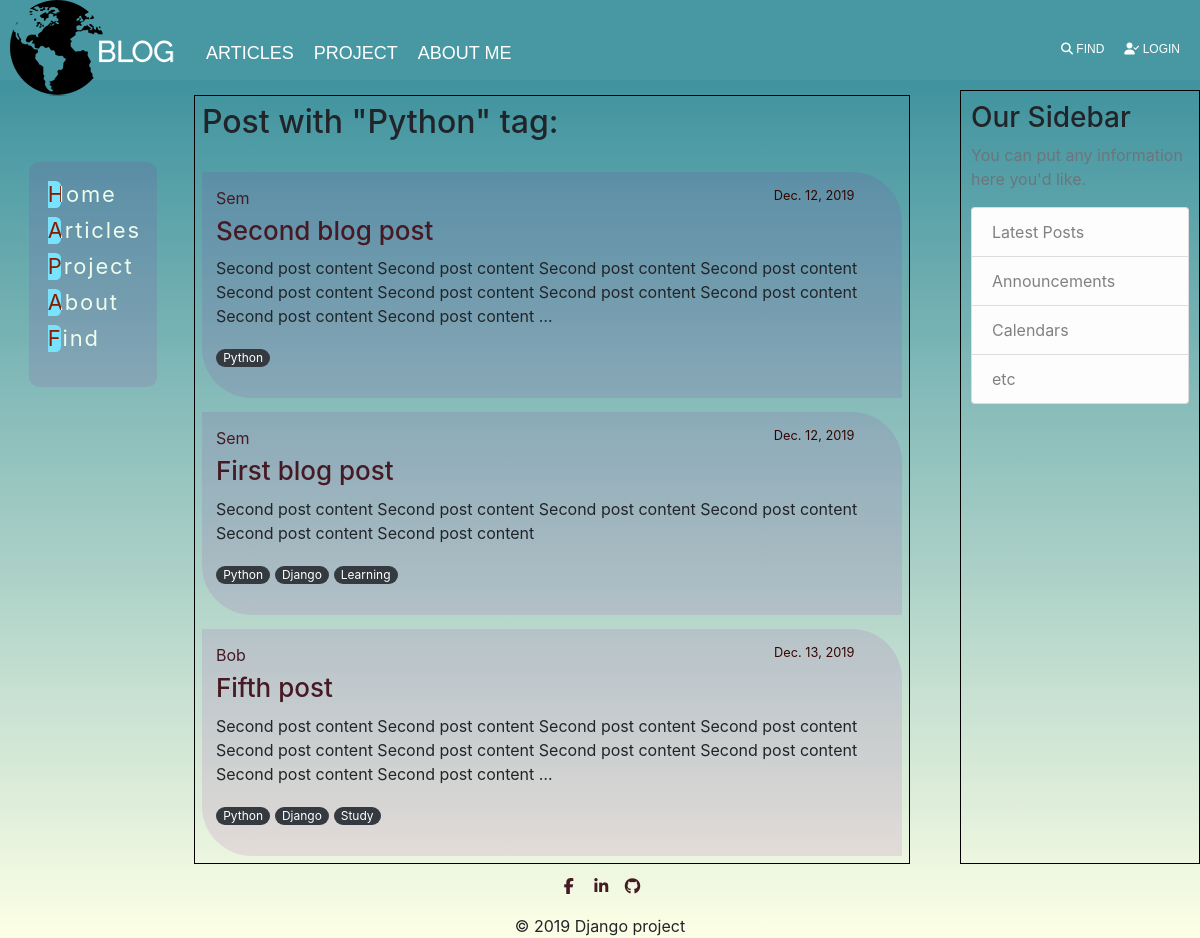
Screenshot of /blog/tag/python/ with the database file from the repository.
### my_blog/models.py (models this page shows, shortened)
class Tag(models.Model):
    tag = models.CharField(max_length=50, unique=True)
    slug = models.SlugField(max_length=50, unique=True)
    def __str__(self):
        return self.tag

class Post(models.Model):
    title = models.CharField(max_length=150, db_index=True)
    slug = models.SlugField(max_length=150, blank=True, unique=True)
    body = models.TextField(blank=True, db_index=True)
    date_posted = models.DateField(default=timezone.now)
    author = models.ForeignKey(User, on_delete=models.CASCADE)
    tags = models.ManyToManyField('Tag', blank=True, related_name='posts')
    def get_absolute_url(self):
        return reverse('post_detail', kwargs={'slug': self.slug})

### my_blog/views.py (the view)
# urls.py: path('tag/<str:slug>/', TagDetail.as_view(), name='tag_detail')
class TagDetail(ObjectDetailMixin, View):
    model = Tag
    template = 'my_blog/tag_detail.html'

### my_blog/utilities.py (called while the page is built)
    def get(self, request, slug):
        objects = get_object_or_404(self.model, slug__iexact=slug)
        return render(request, self.template, context={self.model.__name__.lower(): objects})

### my_blog/templates/my_blog/tag_detail.html (shortened to what this page needs)
{% extends 'my_blog/blog_base.html' %}
{% block content %}
    <div style="padding: 1%;"><h2 class="mb-3"> Post with "{{ tag.tag }}" tag:</h2></div>
    {% for post in tag.posts.all %}
        {%  include 'my_blog/includes/post_cards_template.html' %}
    {% endfor %}
{% endblock %}

### my_blog/templates/my_blog/blog_base.html
{% extends 'django_blog/base.html' %}
{% block right %}
    <div class="content-section">
        <h3>Our Sidebar</h3>
        <p class='text-muted'>You can put any information here you'd like.</p>
        <ul class="list-group">
            <li class="list-group-item list-group-item-light">Latest Posts</li>
            <li class="list-group-item list-group-item-light">Announcements</li>
            <li class="list-group-item list-group-item-light">Calendars</li>
            <li class="list-group-item list-group-item-light">etc</li>
        </ul>
    </div>
{% endblock %}
{% block left %}
    <div class="nuvcover">
        <nav>
            <ul>
                <li><span>Home</span></li>
                <li><span>Articles</span></li>
                <li><span>Project</span></li>
                <li><span>About me</span></li>
                <li><span>Find</span></li>
            </ul>
        </nav>
    </div>
{% endblock %}

### templates/django_blog/base.html (shortened to what this page needs)
{% load static %}
<!DOCTYPE html>
<html lang="en">
<head>
    <link rel="stylesheet" href="https://stackpath.bootstrapcdn.com/bootstrap/4.4.1/css/bootstrap.min.css">
    <link rel="stylesheet" href="{% static 'styles.css' %}" />
</head>
<body>
<header class="pageHeader">
    <div class="Navbar">
        <div style="margin-right: 15px">
            <a href="{% url 'index_page' %}">
               <img src="{% static 'images/Logo_blog.png' %}" alt="BLOG" >
            </a>
        </div>
        <nav class="Navbar__Items">
            <div class="Navbar__Link">
                <a class="Navbar__Link" href="{% url 'blog_home' %}">Articles</a>
            </div>
            <div class="Navbar__Link">
                <a class="Navbar__Link" href="">Project</a>
            </div>
            <div class="Navbar__Link">
                <a class="Navbar__Link" href="/about">About me</a>
            </div>
        </nav>
        <nav class="Navbar__Items Navbar__Items--right">
            <div class="Navbar__Link">
                <a class="Navbar__Link" href="">
                    <i class="fas fa-search"></i>
                    find
                </a>
            </div>
            {% if  user.is_authenticated %}
                <div class="Navbar__Link">
                <a class="Navbar__Link" href="{% url 'logout' %}">
                    <i class="fas fa-user-secret"></i>
                    logout <a href="{% url 'profile' %}" style="color: #70180d; font-weight: bold; text-transform: capitalize">{{ user.username }}</a>
                </a>
                </div>
                <div class="Navbar__Link">
                <a class="Navbar__Link" href="{% url 'post_create' %}">
                    <i class="fas fa-plus"></i>
                    New post
                </a>
                </div>
            {% else %}
                <div class="Navbar__Link">
                <a class="Navbar__Link" href="{% url 'login' %}">
                    <i class="fas fa-user-check"></i>
                    login
                </a>
                </div>
            {% endif %}
        </nav>
    </div>
</header>
<main class="mainArticle container">
    <div class="main_content">
        {% block content %}{% endblock %}
    </div>
</main>
<aside class="mainBorder">
    {% block left %}{% endblock %}
</aside>
<div class="siteAds">
    {% block right %}{% endblock %}
</div>
<footer class="pageFooter special-color-dark" >
  <div class="container">
    <ul class="list-unstyled text-center">
      <li class="list-inline-item">
        <a class="btn-floating btn-fb mx-1" href="https://www.facebook.com/ksvsem">
          <i class="fab fa-facebook-f"> </i>
        </a>
      </li>
      <li class="list-inline-item">
        <a class="btn-floating btn-li mx-1" href="">
          <i class="fab fa-linkedin-in"> </i>
        </a>
      </li>
      <li class="list-inline-item">
        <a class="btn-floating btn-github" href="">
          <i class="fab fa-github"> </i>
        </a>
      </li>
    </ul>
  </div>
  <div class="footer-copyright text-center">
      © 2019 Django project
  </div>
</footer>
</body>
</html>

### my_blog/templates/my_blog/includes/post_cards_template.html
<div class="media-body">
    <div class="media-article">
        <div class="article-metadata">
            <a class="mr-2" href="#">{{ post.author }}</a>
            <small class="text-muted">{{ post.date_posted }}</small>
        </div>
        <h2><a class="article-title" href="{{ post.get_absolute_url }}">{{ post.title }}</a></h2>
        <p class="article-content">{{ post.body|truncatewords:30 }}</p>
        <p>
            {% for tag in post.tags.all %}
            <a href="{% url 'tags_list' %}" class="badge badge-pill badge-dark">{{ tag }}</a>
        {% endfor %}
        </p>
    </div>
</div>

### static/styles.css (style rules this page uses)
body { display: grid; grid-template-areas: "header header header" "aside article ads" "footer footer footer"; grid-template-rows: 10% 1fr 7%; grid-template-columns: 12% 1fr 20%; grid-row-gap: 10px; grid-column-gap: 10px; height: 100vh; margin: 0; }
body:before { content: ''; position: fixed; top: 0; bottom: 0; width: 100%; z-index: -1; background: linear-gradient(0deg, rgba(252, 255, 223, 0.8057598039215687) 0%, rgba(0, 111, 130, 0.819765406162465) 100%); }
@media (min-width: 768px) { .container, .container-md, .container-sm { max-width: 90%; } }
@media (min-width: 576px) { .container, .container-sm { max-width: 90%; } }
@media (min-width: 50px) { .container { max-width: 90%; } }
.pageHeader { grid-area: header; background: rgb(71, 152, 162); width: 100%; top: 0; left: 0; }
.Navbar { display: flex; padding-left: 10px; font-family: sans-serif; font-size: 18px; color: white; opacity: 1; text-transform: uppercase; }
.Navbar__Link { padding-right: 10px; text-decoration: none; color: white; }
.Navbar__Items { display: flex; padding: 40px 0 30px 10px; }
.Navbar__Items--right { margin-left: auto; font-size: 12px; }
.mainArticle { border: 1px solid #000; grid-area: article; box-sizing: border-box; justify-content: center; margin-top: 5px; }
main a { color: #451a24; text-decoration: none; }
.media-body { justify-content: space-between; padding: 1%; width: 100%; }
.media-article { background: rgba(158, 20, 167, 0.11); padding: 2%; border-radius: 0 50px 0 50px; }
small.text-muted { color: #380600 !important; float: right; }
.container { padding-right: 0; padding-left: 0; }
.article-title { font-size: 26px; }
.content-section { margin: 0; }
.article-metadata { width: 95%; }
a.badge-dark { font-weight: normal; }
.mainBorder { padding: 50% 20%; grid-area: aside; }
.nuvcover { margin: 0; position: fixed; align-items: center; justify-content: center; background: rgba(158, 20, 167, 0.11); border-radius: 10px; }
.nuvcover nav ul { list-style-type: none; padding: 10px; }
.nuvcover nav ul li { font-size: 18px; font-family: -apple-system, BlinkMacSystemFont, "Segoe UI", Roboto, "Helvetica Neue", Arial, "Noto Sans", sans-serif, "Apple Color Emoji", "Segoe UI Emoji", "Segoe UI Symbol", "Noto Color Emoji"; background-color: rgba(158, 20, 167, 0); letter-spacing: 0.1em; width: 5em; height: 1.5em; line-height: 1.5em; position: relative; overflow: hidden; margin: 0.5em; cursor: pointer; }
.nuvcover nav ul li span { color: white; mix-blend-mode: difference; font-size: 22px; }
.nuvcover nav ul li::before { content: ''; position: absolute; width: 1.5em; height: inherit; background-color: #78e3ff; border-radius: 20%; top: 0; left: -0.75em; transition: 0.5s ease-out; }
.siteAds { padding: 10px; border: 1px solid #000; grid-area: ads; }
.pageFooter { padding: 0; grid-area: footer; }
footer a { color: #451a24; text-decoration: none; }

### rows the page displays
Tag: tag "Python"
Post: author "Sem", date_posted "Dec. 12, 2019", title "Second blog post", body "Second post content Second post content Second post content Second post content Second post content Second post content Second post content Second post content Second post content Second post content …"
Post: author "Sem", date_posted "Dec. 12, 2019", title "First blog post", body "Second post content Second post content Second post content Second post content Second post content Second post content"
Tag: tag "Django"
Tag: tag "Learning"
Post: author "Bob", date_posted "Dec. 13, 2019", title "Fifth post", body "Second post content Second post content Second post content Second post content Second post content Second post content Second post content Second post content Second post content Second post content …"
Tag: tag "Study"
